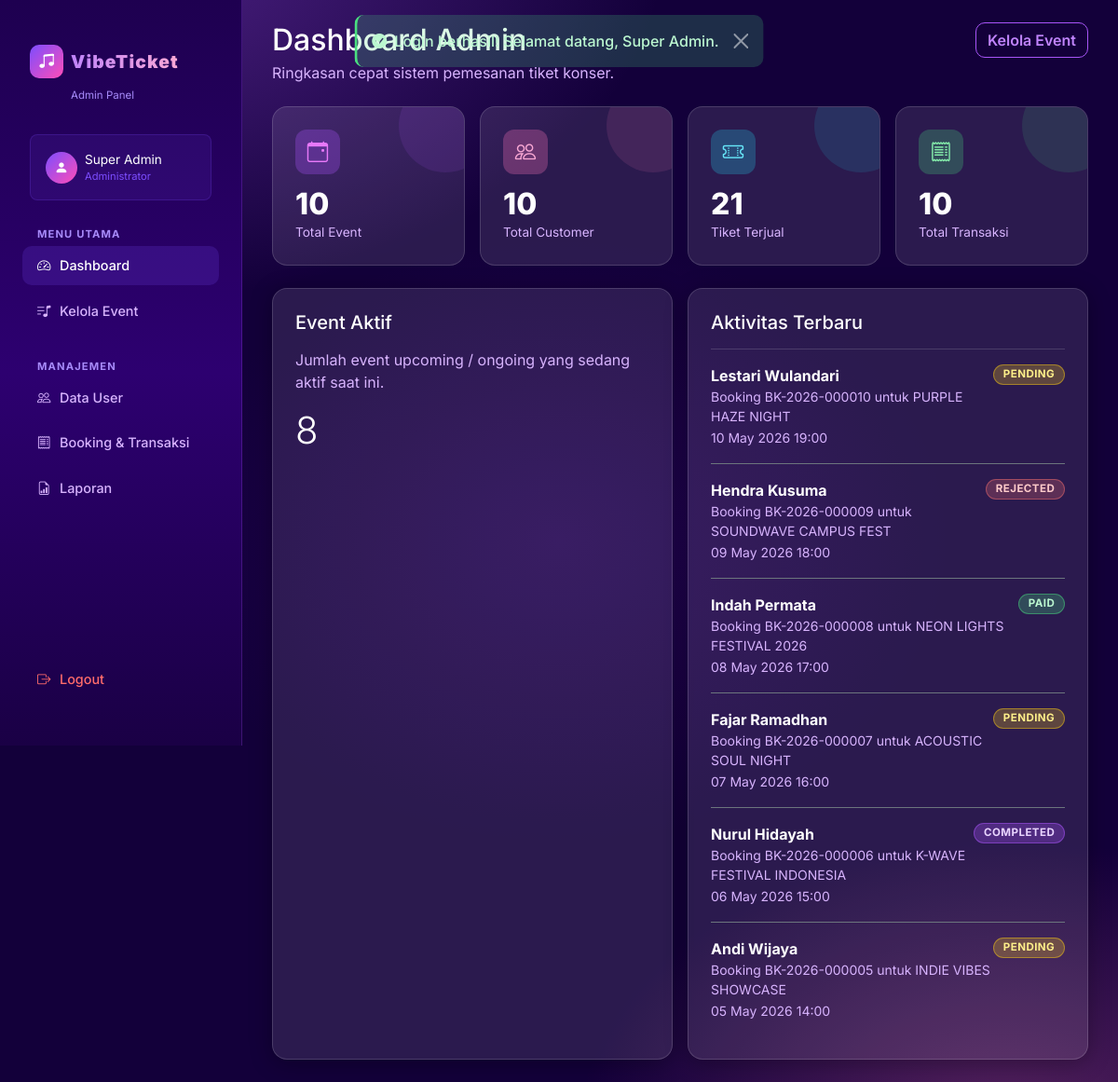
Page /admin/dashboard.php (signed in) on the committed database.
### tables this page shows
CREATE TABLE IF NOT EXISTS `bookings` (
    `id`            INT(11) NOT NULL AUTO_INCREMENT,
    `user_id`       INT(11) NOT NULL,
    `event_id`      INT(11) NOT NULL,
    `booking_code`  VARCHAR(30) NOT NULL UNIQUE,
    `total_ticket`  INT(11) NOT NULL DEFAULT 1,
    `total_price`   DECIMAL(12,2) NOT NULL DEFAULT 0,
    `booking_date`  TIMESTAMP NOT NULL DEFAULT CURRENT_TIMESTAMP,
    `payment_proof` VARCHAR(255) DEFAULT NULL,
    `status`        ENUM('pending','paid','rejected','completed') NOT NULL DEFAULT 'pending',
    `notes`         TEXT DEFAULT NULL,
    PRIMARY KEY (`id`),
    FOREIGN KEY (`user_id`)  REFERENCES `users`(`id`)  ON DELETE CASCADE,
    FOREIGN KEY (`event_id`) REFERENCES `events`(`id`) ON DELETE CASCADE
);

CREATE TABLE IF NOT EXISTS `users` (
    `id`         INT(11) NOT NULL AUTO_INCREMENT,
    `role`       ENUM('admin','customer') NOT NULL DEFAULT 'customer',
    `name`       VARCHAR(100) NOT NULL,
    `email`      VARCHAR(100) NOT NULL UNIQUE,
    `password`   VARCHAR(255) NOT NULL,
    `phone`      VARCHAR(20) DEFAULT NULL,
    `photo`      VARCHAR(255) DEFAULT 'default.png',
    `created_at` TIMESTAMP NOT NULL DEFAULT CURRENT_TIMESTAMP,
    PRIMARY KEY (`id`)
);

CREATE TABLE IF NOT EXISTS `events` (
    `id`          INT(11) NOT NULL AUTO_INCREMENT,
    `code`        VARCHAR(20) NOT NULL UNIQUE,
    `name`        VARCHAR(150) NOT NULL,
    `artist`      VARCHAR(150) NOT NULL,
    `location`    VARCHAR(200) NOT NULL,
    `event_date`  DATE NOT NULL,
    `event_time`  TIME NOT NULL,
    `price`       DECIMAL(12,2) NOT NULL DEFAULT 0,
    `quota`       INT(11) NOT NULL DEFAULT 0,
    `sold`        INT(11) NOT NULL DEFAULT 0,
    `poster`      VARCHAR(255) DEFAULT 'default_poster.jpg',
    `description` TEXT DEFAULT NULL,
    `status`      ENUM('upcoming','ongoing','finished','cancelled') NOT NULL DEFAULT 'upcoming',
    `created_at`  TIMESTAMP NOT NULL DEFAULT CURRENT_TIMESTAMP,
    PRIMARY KEY (`id`)
);

### admin/dashboard.php (the view, shortened to what this page needs)
<?php
require_once __DIR__ . '/../includes/header.php';
echo '<div class="admin-layout">';
include __DIR__ . '/../includes/admin_sidebar.php';
?>
<div class="admin-frame container-fluid py-4">
    <div class="d-flex flex-column flex-md-row justify-content-between align-items-start mb-4">
        <div>
            <h2 class="mb-1">Dashboard Admin</h2>
            <p class="text-soft mb-0">Ringkasan cepat sistem pemesanan tiket konser.</p>
        </div>
        <div>
            <a href="<?= getBaseUrl() ?>/admin/events.php" class="btn btn-outline-primary">Kelola Event</a>
        </div>
    </div>
    <?php
    $statsQuery = 'SELECT
        (SELECT COUNT(*) FROM events) AS total_events,
        (SELECT COUNT(*) FROM users WHERE role = "customer") AS total_customers,
        (SELECT SUM(total_ticket) FROM bookings) AS total_tickets,
        (SELECT COUNT(*) FROM bookings) AS total_bookings,
        (SELECT COUNT(*) FROM events WHERE status IN ("upcoming","ongoing")) AS active_events
    ';
    $stats = $conn->query($statsQuery)->fetch_assoc();
    ?>
    <div class="row g-3 mb-4">
        <div class="col-sm-6 col-xl-3">
            <div class="stat-card purple">
                <div class="stat-icon"><i class="bi bi-calendar-event"></i></div>
                <div class="stat-value"><?= $stats['total_events'] ?: 0 ?></div>
                <div class="stat-label">Total Event</div>
            </div>
        </div>
        <div class="col-sm-6 col-xl-3">
            <div class="stat-card pink">
                <div class="stat-icon"><i class="bi bi-people"></i></div>
                <div class="stat-value"><?= $stats['total_customers'] ?: 0 ?></div>
                <div class="stat-label">Total Customer</div>
            </div>
        </div>
        <div class="col-sm-6 col-xl-3">
            <div class="stat-card cyan">
                <div class="stat-icon"><i class="bi bi-ticket-perforated"></i></div>
                <div class="stat-value"><?= $stats['total_tickets'] ?: 0 ?></div>
                <div class="stat-label">Tiket Terjual</div>
            </div>
        </div>
        <div class="col-sm-6 col-xl-3">
            <div class="stat-card green">
                <div class="stat-icon"><i class="bi bi-receipt"></i></div>
                <div class="stat-value"><?= $stats['total_bookings'] ?: 0 ?></div>
                <div class="stat-label">Total Transaksi</div>
            </div>
        </div>
    </div>
    <div class="row g-3">
        <div class="col-lg-6">
            <div class="card card-glass p-4 h-100">
                <h5 class="mb-3">Event Aktif</h5>
                <p class="text-soft mb-0">Jumlah event upcoming / ongoing yang sedang aktif saat ini.</p>
                <div class="display-6 mt-3"><?= $stats['active_events'] ?: 0 ?></div>
            </div>
        </div>
        <div class="col-lg-6">
            <div class="card card-glass p-4 h-100">
                <h5 class="mb-3">Aktivitas Terbaru</h5>
                <?php
                $latestSql = 'SELECT b.booking_code, b.total_ticket, b.status, b.booking_date, u.name AS customer_name, e.name AS event_name
                    FROM bookings b
                    JOIN users u ON b.user_id = u.id
                    JOIN events e ON b.event_id = e.id
                    ORDER BY b.booking_date DESC LIMIT 6';
                $latest = $conn->query($latestSql);
                ?>
                <?php if ($latest->num_rows > 0): ?>
                    <ul class="list-group list-group-flush">
                        <?php while ($row = $latest->fetch_assoc()): ?>
                            <li class="list-group-item bg-transparent border-secondary px-0 py-3">
                                <div class="d-flex justify-content-between align-items-start">
                                    <div>
                                        <strong><?= htmlspecialchars($row['customer_name']) ?></strong>
                                        <div class="text-soft small">Booking <?= htmlspecialchars($row['booking_code']) ?> untuk <?= htmlspecialchars($row['event_name']) ?></div>
                                    </div>
                                    <span class="badge badge-status badge-<?= htmlspecialchars($row['status']) ?> text-uppercase small"><?= htmlspecialchars($row['status']) ?></span>
                                </div>
                                <small class="text-soft"><?= date('d M Y H:i', strtotime($row['booking_date'])) ?></small>
                            </li>
                        <?php endwhile; ?>
                    </ul>
                <?php else: ?>
                    <div class="text-soft">Belum ada aktivitas booking terbaru.</div>
                <?php endif; ?>
            </div>
        </div>
    </div>
</div>
</div>
<?php include __DIR__ . '/../includes/footer.php'; ?>

### assets/css/style.css (style rules this page uses)
:root { --bg-page: #13003a; --bg-nav: #1e0050; --bg-card: rgba(255,255,255,0.10); --bg-card-hover: rgba(255,255,255,0.16); --bg-sidebar: #160040; --border: rgba(255,255,255,0.15); --border-accent: rgba(180,100,255,0.55); --primary: #a855f7; --primary-light: #c084fc; --accent: #f472b6; --accent-light: #f9a8d4; --cyan: #22d3ee; --green: #4ade80; --yellow: #facc15; --red: #f87171; --text-white: #ffffff; --text-soft: #d8b4fe; --text-muted: #a78bfa; --shadow: 0 8px 40px rgba(168,85,247,0.25); --shadow-card: 0 4px 24px rgba(0,0,0,0.30); --radius: 16px; --radius-sm: 10px; --radius-pill: 999px; }
*, *::before, *::after { box-sizing: border-box; }
html { scroll-behavior: smooth; }
body { background-color: var(--bg-page); background-image: radial-gradient(ellipse 90% 60% at 10% -5%, rgba(168,85,247,0.40) 0%, transparent 55%), radial-gradient(ellipse 70% 50% at 90% 105%, rgba(244,114,182,0.30) 0%, transparent 55%), radial-gradient(ellipse 50% 40% at 50% 50%, rgba(99,20,180,0.20) 0%, transparent 70%); background-attachment: fixed; color: var(--text-white); font-family: 'Inter', sans-serif; min-height: 100vh; }
a { color: inherit; text-decoration: none; }
.card-glass { background: var(--bg-card); border: 1px solid var(--border); border-radius: var(--radius); box-shadow: var(--shadow-card); color: var(--text-white); transition: transform 0.25s ease, box-shadow 0.25s ease, background 0.25s ease; }
.stat-card { background: var(--bg-card); border: 1px solid var(--border); border-radius: var(--radius); padding: 1.5rem; position: relative; overflow: hidden; transition: transform 0.25s, box-shadow 0.25s; }
.stat-card::before { content: ''; position: absolute; top: -30px; right: -30px; width: 100px; height: 100px; border-radius: 50%; opacity: 0.12; }
.stat-card.purple::before { background: var(--primary); }
.stat-card.pink::before { background: var(--accent); }
.stat-card.cyan::before { background: var(--cyan); }
.stat-card.green::before { background: var(--green); }
.stat-card .stat-icon { width: 48px; height: 48px; border-radius: 12px; display: flex; align-items: center; justify-content: center; font-size: 1.4rem; margin-bottom: 1rem; }
.stat-card.purple .stat-icon { background: rgba(168,85,247,0.30); color: #e879f9; }
.stat-card.pink .stat-icon { background: rgba(244,114,182,0.30); color: #f9a8d4; }
.stat-card.cyan .stat-icon { background: rgba(34,211,238,0.25); color: #67e8f9; }
.stat-card.green .stat-icon { background: rgba(74,222,128,0.25); color: #86efac; }
.stat-card .stat-value { font-size: 2rem; font-weight: 800; line-height: 1; }
.stat-card .stat-label { color: var(--text-soft); font-size: 0.85rem; margin-top: 0.25rem; }
.btn-outline-primary { background: transparent !important; border: 1.5px solid #a855f7 !important; color: #c084fc !important; font-weight: 600; border-radius: var(--radius-sm) !important; transition: all 0.2s; }
.badge-status { padding: 0.4em 0.85em; border-radius: var(--radius-pill); font-size: 0.72rem; font-weight: 700; letter-spacing: 0.04em; }
.badge-pending { background: rgba(250,204,21,0.25); color: #fef08a; border: 1px solid rgba(250,204,21,0.45); }
.badge-paid { background: rgba(74,222,128,0.25); color: #bbf7d0; border: 1px solid rgba(74,222,128,0.45); }
.badge-rejected { background: rgba(248,113,113,0.25); color: #fecaca; border: 1px solid rgba(248,113,113,0.45); }
.badge-completed { background: rgba(168,85,247,0.30); color: #e9d5ff; border: 1px solid rgba(168,85,247,0.50); }
.admin-layout { display: flex; min-height: 100vh; }
.admin-frame { flex: 1; margin-left: 260px; padding: 2rem; min-height: 100vh; }
.list-group-item { background: transparent; border-color: var(--border); color: var(--text-white); }
.text-soft { color: var(--text-soft) !important; }

### rows in the picture
bookings: user.name "Lestari Wulandari", booking_code "BK-2026-000010", event.name "PURPLE HAZE NIGHT", status "PENDING", booking_date "10 May 2026 19:00"
bookings: user.name "Hendra Kusuma", booking_code "BK-2026-000009", event.name "SOUNDWAVE CAMPUS FEST", status "REJECTED", booking_date "09 May 2026 18:00"
bookings: user.name "Indah Permata", booking_code "BK-2026-000008", event.name "NEON LIGHTS FESTIVAL 2026", status "PAID", booking_date "08 May 2026 17:00"
bookings: user.name "Fajar Ramadhan", booking_code "BK-2026-000007", event.name "ACOUSTIC SOUL NIGHT", status "PENDING", booking_date "07 May 2026 16:00"
bookings: user.name "Nurul Hidayah", booking_code "BK-2026-000006", event.name "K-WAVE FESTIVAL INDONESIA", status "COMPLETED", booking_date "06 May 2026 15:00"
bookings: user.name "Andi Wijaya", booking_code "BK-2026-000005", event.name "INDIE VIBES SHOWCASE", status "PENDING", booking_date "05 May 2026 14:00"

### other values in the picture
$message "Login berhasil! Selamat datang, Super Admin."
$_SESSION['user_name'] "Super Admin"
$stats['total_events'] ?: 0 "10"
$stats['total_customers'] ?: 0 "10"
$stats['total_tickets'] ?: 0 "21"
$stats['total_bookings'] ?: 0 "10"
$stats['active_events'] ?: 0 "8"
